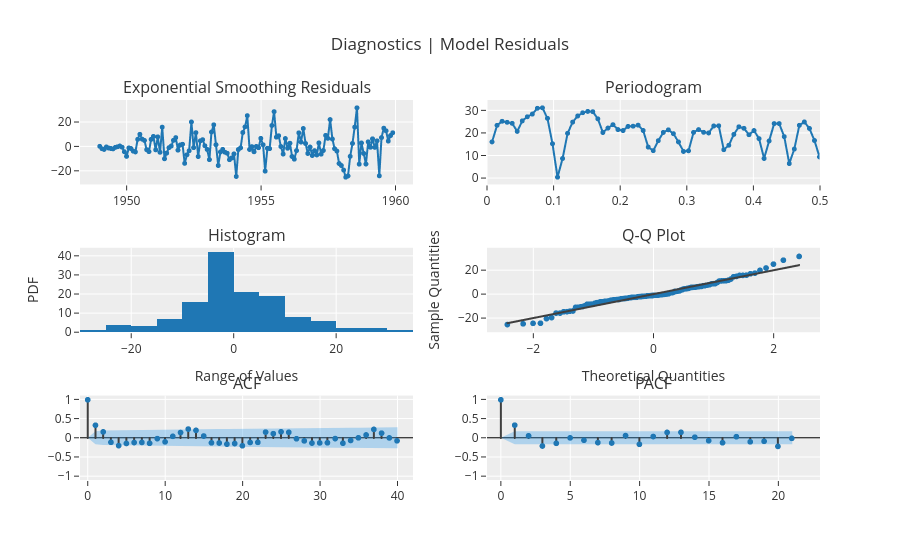

The cell this chart's notebook holds for it:
### Code cell
exp.plot_model(tuned_model, plot='diagnostics')

### Figure 1 — Plotly figure (JSON) as saved in the notebook; plotly's stock layout.template omitted (floating-point values rounded to 4 significant figures; data arrays with more than 128 entries replaced by an {"elided": "..."} marker saying what was removed)
{"data": [{"line": {"color": "rgb(31, 119, 180)", "width": 2}, "marker": {"color": "rgb(31, 119, 180)", "size": 5}, "mode": "lines+markers", "name": "Exponential Smoothing", "showlegend": false, "type": "scattergl", "x": {"elided": "132 str values"}, "xaxis": "x", "y": {"elided": "132 float values"}, "yaxis": "y"}, {"hoverinfo": "text", "hovertext": ["Freq: 0.0076<br>Ampl: 16.1629<br>Time period: 132.0", "Freq: 0.0152<br>Ampl: 23.5219<br>Time period: 66.0", "Freq: 0.0227<br>Ampl: 25.3386<br>Time period: 44.0", "Freq: 0.0303<br>Ampl: 24.8823<br>Time period: 33.0", "Freq: 0.0379<br>Ampl: 24.417<br>Time period: 26.4", "Freq: 0.0455<br>Ampl: 20.8338<br>Time period: 22.0", "Freq: 0.053<br>Ampl: 25.508<br>Time period: 18.8571", "Freq: 0.0606<br>Ampl: 27.3456<br>Time period: 16.5", "Freq: 0.0682<br>Ampl: 28.537<br>Time period: 14.6667", "Freq: 0.0758<br>Ampl: 31.1278<br>Time period: 13.2", "Freq: 0.0833<br>Ampl: 31.3361<br>Time period: 12.0", "Freq: 0.0909<br>Ampl: 26.6391<br>Time period: 11.0", "Freq: 0.0985<br>Ampl: 15.3361<br>Time period: 10.1538", "Freq: 0.1061<br>Ampl: 0.4329<br>Time period: 9.4286", "Freq: 0.1136<br>Ampl: 8.7544<br>Time period: 8.8", "Freq: 0.1212<br>Ampl: 19.9813<br>Time period: 8.25", "Freq: 0.1288<br>Ampl: 24.9719<br>Time period: 7.7647", "Freq: 0.1364<br>Ampl: 27.7015<br>Time period: 7.3333", "Freq: 0.1439<br>Ampl: 29.1432<br>Time period: 6.9474", "Freq: 0.1515<br>Ampl: 29.7425<br>Time period: 6.6", "Freq: 0.1591<br>Ampl: 29.6099<br>Time period: 6.2857", "Freq: 0.1667<br>Ampl: 26.4232<br>Time period: 6.0", "Freq: 0.1742<br>Ampl: 20.3407<br>Time period: 5.7391", "Freq: 0.1818<br>Ampl: 22.3008<br>Time period: 5.5", "Freq: 0.1894<br>Ampl: 23.812<br>Time period: 5.28", "Freq: 0.197<br>Ampl: 21.6398<br>Time period: 5.0769", "Freq: 0.2045<br>Ampl: 21.1995<br>Time period: 4.8889", "Freq: 0.2121<br>Ampl: 23.0459<br>Time period: 4.7143", "Freq: 0.2197<br>Ampl: 23.149<br>Time period: 4.5517", "Freq: 0.2273<br>Ampl: 23.6146<br>Time period: 4.4", "Freq: 0.2348<br>Ampl: 21.2289<br>Time period: 4.2581", "Freq: 0.2424<br>Ampl: 13.8519<br>Time period: 4.125", "Freq: 0.25<br>Ampl: 12.2641<br>Time period: 4.0", "Freq: 0.2576<br>Ampl: 16.6923<br>Time period: 3.8824", "Freq: 0.2652<br>Ampl: 20.3738<br>Time period: 3.7714", "Freq: 0.2727<br>Ampl: 21.5216<br>Time period: 3.6667", "Freq: 0.2803<br>Ampl: 19.8266<br>Time period: 3.5676", "Freq: 0.2879<br>Ampl: 16.1451<br>Time period: 3.4737", "Freq: 0.2955<br>Ampl: 11.8977<br>Time period: 3.3846", "Freq: 0.303<br>Ampl: 12.1836<br>Time period: 3.3", "Freq: 0.3106<br>Ampl: 20.3809<br>Time period: 3.2195", "Freq: 0.3182<br>Ampl: 21.626<br>Time period: 3.1429", "Freq: 0.3258<br>Ampl: 20.4246<br>Time period: 3.0698", "Freq: 0.3333<br>Ampl: 20.1418<br>Time period: 3.0", "Freq: 0.3409<br>Ampl: 23.2517<br>Time period: 2.9333", "Freq: 0.3485<br>Ampl: 23.3257<br>Time period: 2.8696", "Freq: 0.3561<br>Ampl: 12.6646<br>Time period: 2.8085", "Freq: 0.3636<br>Ampl: 14.659<br>Time period: 2.75", "Freq: 0.3712<br>Ampl: 19.5004<br>Time period: 2.6939", "Freq: 0.3788<br>Ampl: 22.8838<br>Time period: 2.64", "Freq: 0.3864<br>Ampl: 22.2041<br>Time period: 2.5882", "Freq: 0.3939<br>Ampl: 19.3471<br>Time period: 2.5385", "Freq: 0.4015<br>Ampl: 21.2048<br>Time period: 2.4906", "Freq: 0.4091<br>Ampl: 17.6162<br>Time period: 2.4444", "Freq: 0.4167<br>Ampl: 8.7702<br>Time period: 2.4", "Freq: 0.4242<br>Ampl: 16.5809<br>Time period: 2.3571", "Freq: 0.4318<br>Ampl: 24.3023<br>Time period: 2.3158", "Freq: 0.4394<br>Ampl: 24.302<br>Time period: 2.2759", "Freq: 0.447<br>Ampl: 18.4965<br>Time period: 2.2373", "Freq: 0.4545<br>Ampl: 6.5035<br>Time period: 2.2", "Freq: 0.4621<br>Ampl: 12.966<br>Time period: 2.1639", "Freq: 0.4697<br>Ampl: 23.5336<br>Time period: 2.129", "Freq: 0.4773<br>Ampl: 25.044<br>Time period: 2.0952", "Freq: 0.4848<br>Ampl: 22.1423<br>Time period: 2.0625", "Freq: 0.4924<br>Ampl: 16.7806<br>Time period: 2.0308", "Freq: 0.5<br>Ampl: 9.4702<br>Time period: 2.0"], "line": {"color": "#1f77b4", "width": 2}, "marker": {"size": 5}, "mode": "lines+markers", "name": "Exponential Smoothing", "showlegend": false, "type": "scattergl", "x": [0.007576, 0.01515, 0.02273, 0.0303, 0.03788, 0.04545, 0.05303, 0.06061, 0.06818, 0.07576, 0.08333, 0.09091, 0.09848, 0.1061, 0.1136, 0.1212, 0.1288, 0.1364, 0.1439, 0.1515, 0.1591, 0.1667, 0.1742, 0.1818, 0.1894, 0.197, 0.2045, 0.2121, 0.2197, 0.2273, 0.2348, 0.2424, 0.25, 0.2576, 0.2652, 0.2727, 0.2803, 0.2879, 0.2955, 0.303, 0.3106, 0.3182, 0.3258, 0.3333, 0.3409, 0.3485, 0.3561, 0.3636, 0.3712, 0.3788, 0.3864, 0.3939, 0.4015, 0.4091, 0.4167, 0.4242, 0.4318, 0.4394, 0.447, 0.4545, 0.4621, 0.4697, 0.4773, 0.4848, 0.4924, 0.5], "xaxis": "x2", "y": [16.16, 23.52, 25.34, 24.88, 24.42, 20.83, 25.51, 27.35, 28.54, 31.13, 31.34, 26.64, 15.34, 0.4329, 8.754, 19.98, 24.97, 27.7, 29.14, 29.74, 29.61, 26.42, 20.34, 22.3, 23.81, 21.64, 21.2, 23.05, 23.15, 23.61, 21.23, 13.85, 12.26, 16.69, 20.37, 21.52, 19.83, 16.15, 11.9, 12.18, 20.38, 21.63, 20.42, 20.14, 23.25, 23.33, 12.66, 14.66, 19.5, 22.88, 22.2, 19.35, 21.2, 17.62, 8.77, 16.58, 24.3, 24.3, 18.5, 6.503, 12.97, 23.53, 25.04, 22.14, 16.78, 9.47], "yaxis": "y2"}, {"alignmentgroup": "True", "bingroup": "x", "hovertemplate": "variable=Exponential Smoothing<br>value=%{x}<br>count=%{y}<extra></extra>", "legendgroup": "Exponential Smoothing", "marker": {"color": "#1f77b4", "pattern": {"shape": ""}}, "name": "Exponential Smoothing", "offsetgroup": "Exponential Smoothing", "orientation": "v", "showlegend": false, "type": "histogram", "x": {"elided": "132 float values"}, "xaxis": "x3", "yaxis": "y3"}, {"marker": {"color": "#1f77b4"}, "mode": "markers", "name": "Exponential Smoothing", "showlegend": false, "type": "scattergl", "x": {"elided": "132 float values"}, "xaxis": "x4", "y": {"elided": "132 float values"}, "yaxis": "y4"}, {"line": {"color": "#3f3f3f"}, "mode": "lines", "name": "Exponential Smoothing", "showlegend": false, "type": "scattergl", "x": {"elided": "132 float values"}, "xaxis": "x4", "y": {"elided": "132 float values"}, "yaxis": "y4"}, {"line": {"color": "#3f3f3f"}, "mode": "lines", "name": "ACF", "showlegend": false, "type": "scattergl", "x": [0, 0], "xaxis": "x5", "y": [0, 1], "yaxis": "y5"}, {"line": {"color": "#3f3f3f"}, "mode": "lines", "name": "ACF", "showlegend": false, "type": "scattergl", "x": [1, 1], "xaxis": "x5", "y": [0, 0.3334], "yaxis": "y5"}, {"line": {"color": "#3f3f3f"}, "mode": "lines", "name": "ACF", "showlegend": false, "type": "scattergl", "x": [2, 2], "xaxis": "x5", "y": [0, 0.1606], "yaxis": "y5"}, {"line": {"color": "#3f3f3f"}, "mode": "lines", "name": "ACF", "showlegend": false, "type": "scattergl", "x": [3, 3], "xaxis": "x5", "y": [0, -0.112], "yaxis": "y5"}, {"line": {"color": "#3f3f3f"}, "mode": "lines", "name": "ACF", "showlegend": false, "type": "scattergl", "x": [4, 4], "xaxis": "x5", "y": [0, -0.1996], "yaxis": "y5"}, {"line": {"color": "#3f3f3f"}, "mode": "lines", "name": "ACF", "showlegend": false, "type": "scattergl", "x": [5, 5], "xaxis": "x5", "y": [0, -0.143], "yaxis": "y5"}, {"line": {"color": "#3f3f3f"}, "mode": "lines", "name": "ACF", "showlegend": false, "type": "scattergl", "x": [6, 6], "xaxis": "x5", "y": [0, -0.1191], "yaxis": "y5"}, {"line": {"color": "#3f3f3f"}, "mode": "lines", "name": "ACF", "showlegend": false, "type": "scattergl", "x": [7, 7], "xaxis": "x5", "y": [0, -0.1161], "yaxis": "y5"}, {"line": {"color": "#3f3f3f"}, "mode": "lines", "name": "ACF", "showlegend": false, "type": "scattergl", "x": [8, 8], "xaxis": "x5", "y": [0, -0.1393], "yaxis": "y5"}, {"line": {"color": "#3f3f3f"}, "mode": "lines", "name": "ACF", "showlegend": false, "type": "scattergl", "x": [9, 9], "xaxis": "x5", "y": [0, -0.01668], "yaxis": "y5"}, {"line": {"color": "#3f3f3f"}, "mode": "lines", "name": "ACF", "showlegend": false, "type": "scattergl", "x": [10, 10], "xaxis": "x5", "y": [0, -0.1019], "yaxis": "y5"}, {"line": {"color": "#3f3f3f"}, "mode": "lines", "name": "ACF", "showlegend": false, "type": "scattergl", "x": [11, 11], "xaxis": "x5", "y": [0, 0.04351], "yaxis": "y5"}, {"line": {"color": "#3f3f3f"}, "mode": "lines", "name": "ACF", "showlegend": false, "type": "scattergl", "x": [12, 12], "xaxis": "x5", "y": [0, 0.143], "yaxis": "y5"}, {"line": {"color": "#3f3f3f"}, "mode": "lines", "name": "ACF", "showlegend": false, "type": "scattergl", "x": [13, 13], "xaxis": "x5", "y": [0, 0.2335], "yaxis": "y5"}, {"line": {"color": "#3f3f3f"}, "mode": "lines", "name": "ACF", "showlegend": false, "type": "scattergl", "x": [14, 14], "xaxis": "x5", "y": [0, 0.1998], "yaxis": "y5"}, {"line": {"color": "#3f3f3f"}, "mode": "lines", "name": "ACF", "showlegend": false, "type": "scattergl", "x": [15, 15], "xaxis": "x5", "y": [0, 0.05122], "yaxis": "y5"}, {"line": {"color": "#3f3f3f"}, "mode": "lines", "name": "ACF", "showlegend": false, "type": "scattergl", "x": [16, 16], "xaxis": "x5", "y": [0, -0.126], "yaxis": "y5"}, {"line": {"color": "#3f3f3f"}, "mode": "lines", "name": "ACF", "showlegend": false, "type": "scattergl", "x": [17, 17], "xaxis": "x5", "y": [0, -0.1309], "yaxis": "y5"}, {"line": {"color": "#3f3f3f"}, "mode": "lines", "name": "ACF", "showlegend": false, "type": "scattergl", "x": [18, 18], "xaxis": "x5", "y": [0, -0.1601], "yaxis": "y5"}, {"line": {"color": "#3f3f3f"}, "mode": "lines", "name": "ACF", "showlegend": false, "type": "scattergl", "x": [19, 19], "xaxis": "x5", "y": [0, -0.1447], "yaxis": "y5"}, {"line": {"color": "#3f3f3f"}, "mode": "lines", "name": "ACF", "showlegend": false, "type": "scattergl", "x": [20, 20], "xaxis": "x5", "y": [0, -0.203], "yaxis": "y5"}, {"line": {"color": "#3f3f3f"}, "mode": "lines", "name": "ACF", "showlegend": false, "type": "scattergl", "x": [21, 21], "xaxis": "x5", "y": [0, -0.117], "yaxis": "y5"}, {"line": {"color": "#3f3f3f"}, "mode": "lines", "name": "ACF", "showlegend": false, "type": "scattergl", "x": [22, 22], "xaxis": "x5", "y": [0, -0.1135], "yaxis": "y5"}, {"line": {"color": "#3f3f3f"}, "mode": "lines", "name": "ACF", "showlegend": false, "type": "scattergl", "x": [23, 23], "xaxis": "x5", "y": [0, 0.1536], "yaxis": "y5"}, {"line": {"color": "#3f3f3f"}, "mode": "lines", "name": "ACF", "showlegend": false, "type": "scattergl", "x": [24, 24], "xaxis": "x5", "y": [0, 0.1133], "yaxis": "y5"}, {"line": {"color": "#3f3f3f"}, "mode": "lines", "name": "ACF", "showlegend": false, "type": "scattergl", "x": [25, 25], "xaxis": "x5", "y": [0, 0.1624], "yaxis": "y5"}, {"line": {"color": "#3f3f3f"}, "mode": "lines", "name": "ACF", "showlegend": false, "type": "scattergl", "x": [26, 26], "xaxis": "x5", "y": [0, 0.1493], "yaxis": "y5"}, {"line": {"color": "#3f3f3f"}, "mode": "lines", "name": "ACF", "showlegend": false, "type": "scattergl", "x": [27, 27], "xaxis": "x5", "y": [0, -0.01998], "yaxis": "y5"}, {"line": {"color": "#3f3f3f"}, "mode": "lines", "name": "ACF", "showlegend": false, "type": "scattergl", "x": [28, 28], "xaxis": "x5", "y": [0, -0.07514], "yaxis": "y5"}, {"line": {"color": "#3f3f3f"}, "mode": "lines", "name": "ACF", "showlegend": false, "type": "scattergl", "x": [29, 29], "xaxis": "x5", "y": [0, -0.1324], "yaxis": "y5"}, {"line": {"color": "#3f3f3f"}, "mode": "lines", "name": "ACF", "showlegend": false, "type": "scattergl", "x": [30, 30], "xaxis": "x5", "y": [0, -0.1287], "yaxis": "y5"}, {"line": {"color": "#3f3f3f"}, "mode": "lines", "name": "ACF", "showlegend": false, "type": "scattergl", "x": [31, 31], "xaxis": "x5", "y": [0, -0.1243], "yaxis": "y5"}, {"line": {"color": "#3f3f3f"}, "mode": "lines", "name": "ACF", "showlegend": false, "type": "scattergl", "x": [32, 32], "xaxis": "x5", "y": [0, -0.01562], "yaxis": "y5"}, {"line": {"color": "#3f3f3f"}, "mode": "lines", "name": "ACF", "showlegend": false, "type": "scattergl", "x": [33, 33], "xaxis": "x5", "y": [0, -0.1369], "yaxis": "y5"}, {"line": {"color": "#3f3f3f"}, "mode": "lines", "name": "ACF", "showlegend": false, "type": "scattergl", "x": [34, 34], "xaxis": "x5", "y": [0, -0.06489], "yaxis": "y5"}, {"line": {"color": "#3f3f3f"}, "mode": "lines", "name": "ACF", "showlegend": false, "type": "scattergl", "x": [35, 35], "xaxis": "x5", "y": [0, 0.004858], "yaxis": "y5"}, {"line": {"color": "#3f3f3f"}, "mode": "lines", "name": "ACF", "showlegend": false, "type": "scattergl", "x": [36, 36], "xaxis": "x5", "y": [0, 0.0794], "yaxis": "y5"}, {"line": {"color": "#3f3f3f"}, "mode": "lines", "name": "ACF", "showlegend": false, "type": "scattergl", "x": [37, 37], "xaxis": "x5", "y": [0, 0.2252], "yaxis": "y5"}, {"line": {"color": "#3f3f3f"}, "mode": "lines", "name": "ACF", "showlegend": false, "type": "scattergl", "x": [38, 38], "xaxis": "x5", "y": [0, 0.1272], "yaxis": "y5"}, {"line": {"color": "#3f3f3f"}, "mode": "lines", "name": "ACF", "showlegend": false, "type": "scattergl", "x": [39, 39], "xaxis": "x5", "y": [0, 0.002083], "yaxis": "y5"}, {"line": {"color": "#3f3f3f"}, "mode": "lines", "name": "ACF", "showlegend": false, "type": "scattergl", "x": [40, 40], "xaxis": "x5", "y": [0, -0.07366], "yaxis": "y5"}, {"marker": {"color": "#1f77b4", "size": 6}, "mode": "markers", "name": "ACF", "showlegend": false, "type": "scattergl", "x": [0, 1, 2, 3, 4, 5, 6, 7, 8, 9, 10, 11, 12, 13, 14, 15, 16, 17, 18, 19, 20, 21, 22, 23, 24, 25, 26, 27, 28, 29, 30, 31, 32, 33, 34, 35, 36, 37, 38, 39, 40], "xaxis": "x5", "y": [1, 0.3334, 0.1606, -0.112, -0.1996, -0.143, -0.1191, -0.1161, -0.1393, -0.01668, -0.1019, 0.04351, 0.143, 0.2335, 0.1998, 0.05122, -0.126, -0.1309, -0.1601, -0.1447, -0.203, -0.117, -0.1135, 0.1536, 0.1133, 0.1624, 0.1493, -0.01998, -0.07514, -0.1324, -0.1287, -0.1243, -0.01562, -0.1369, -0.06489, 0.004858, 0.0794, 0.2252, 0.1272, 0.002083, -0.07366], "yaxis": "y5"}, {"line": {"color": "rgba(255,255,255,0)"}, "mode": "lines", "name": "UC", "showlegend": false, "type": "scatter", "x": [0, 1, 2, 3, 4, 5, 6, 7, 8, 9, 10, 11, 12, 13, 14, 15, 16, 17, 18, 19, 20, 21, 22, 23, 24, 25, 26, 27, 28, 29, 30, 31, 32, 33, 34, 35, 36, 37, 38, 39, 40], "xaxis": "x5", "y": [0, 0.1706, 0.1886, 0.1925, 0.1944, 0.2003, 0.2033, 0.2053, 0.2072, 0.2099, 0.2099, 0.2114, 0.2116, 0.2144, 0.2217, 0.2269, 0.2272, 0.2292, 0.2314, 0.2346, 0.2372, 0.2422, 0.2438, 0.2454, 0.2481, 0.2496, 0.2527, 0.2553, 0.2553, 0.2559, 0.2579, 0.2598, 0.2615, 0.2615, 0.2636, 0.2641, 0.2641, 0.2648, 0.2703, 0.272, 0.272], "yaxis": "y5"}, {"fill": "tonexty", "fillcolor": "rgba(32, 146, 230,0.3)", "line": {"color": "rgba(255,255,255,0)"}, "mode": "lines", "name": "LC", "showlegend": false, "type": "scatter", "x": [0, 1, 2, 3, 4, 5, 6, 7, 8, 9, 10, 11, 12, 13, 14, 15, 16, 17, 18, 19, 20, 21, 22, 23, 24, 25, 26, 27, 28, 29, 30, 31, 32, 33, 34, 35, 36, 37, 38, 39, 40], "xaxis": "x5", "y": [0, -0.1706, -0.1886, -0.1925, -0.1944, -0.2003, -0.2033, -0.2053, -0.2072, -0.2099, -0.2099, -0.2114, -0.2116, -0.2144, -0.2217, -0.2269, -0.2272, -0.2292, -0.2314, -0.2346, -0.2372, -0.2422, -0.2438, -0.2454, -0.2481, -0.2496, -0.2527, -0.2553, -0.2553, -0.2559, -0.2579, -0.2598, -0.2615, -0.2615, -0.2636, -0.2641, -0.2641, -0.2648, -0.2703, -0.272, -0.272], "yaxis": "y5"}, {"line": {"color": "#3f3f3f"}, "mode": "lines", "name": "PACF", "showlegend": false, "type": "scattergl", "x": [0, 0], "xaxis": "x6", "y": [0, 1], "yaxis": "y6"}, {"line": {"color": "#3f3f3f"}, "mode": "lines", "name": "PACF", "showlegend": false, "type": "scattergl", "x": [1, 1], "xaxis": "x6", "y": [0, 0.3359], "yaxis": "y6"}, {"line": {"color": "#3f3f3f"}, "mode": "lines", "name": "PACF", "showlegend": false, "type": "scattergl", "x": [2, 2], "xaxis": "x6", "y": [0, 0.05662], "yaxis": "y6"}, {"line": {"color": "#3f3f3f"}, "mode": "lines", "name": "PACF", "showlegend": false, "type": "scattergl", "x": [3, 3], "xaxis": "x6", "y": [0, -0.2096], "yaxis": "y6"}, {"line": {"color": "#3f3f3f"}, "mode": "lines", "name": "PACF", "showlegend": false, "type": "scattergl", "x": [4, 4], "xaxis": "x6", "y": [0, -0.1394], "yaxis": "y6"}, {"line": {"color": "#3f3f3f"}, "mode": "lines", "name": "PACF", "showlegend": false, "type": "scattergl", "x": [5, 5], "xaxis": "x6", "y": [0, 0.003165], "yaxis": "y6"}, {"line": {"color": "#3f3f3f"}, "mode": "lines", "name": "PACF", "showlegend": false, "type": "scattergl", "x": [6, 6], "xaxis": "x6", "y": [0, -0.05813], "yaxis": "y6"}, {"line": {"color": "#3f3f3f"}, "mode": "lines", "name": "PACF", "showlegend": false, "type": "scattergl", "x": [7, 7], "xaxis": "x6", "y": [0, -0.1212], "yaxis": "y6"}, {"line": {"color": "#3f3f3f"}, "mode": "lines", "name": "PACF", "showlegend": false, "type": "scattergl", "x": [8, 8], "xaxis": "x6", "y": [0, -0.1312], "yaxis": "y6"}, {"line": {"color": "#3f3f3f"}, "mode": "lines", "name": "PACF", "showlegend": false, "type": "scattergl", "x": [9, 9], "xaxis": "x6", "y": [0, 0.06264], "yaxis": "y6"}, {"line": {"color": "#3f3f3f"}, "mode": "lines", "name": "PACF", "showlegend": false, "type": "scattergl", "x": [10, 10], "xaxis": "x6", "y": [0, -0.1649], "yaxis": "y6"}, {"line": {"color": "#3f3f3f"}, "mode": "lines", "name": "PACF", "showlegend": false, "type": "scattergl", "x": [11, 11], "xaxis": "x6", "y": [0, 0.03808], "yaxis": "y6"}, {"line": {"color": "#3f3f3f"}, "mode": "lines", "name": "PACF", "showlegend": false, "type": "scattergl", "x": [12, 12], "xaxis": "x6", "y": [0, 0.1468], "yaxis": "y6"}, {"line": {"color": "#3f3f3f"}, "mode": "lines", "name": "PACF", "showlegend": false, "type": "scattergl", "x": [13, 13], "xaxis": "x6", "y": [0, 0.1489], "yaxis": "y6"}, {"line": {"color": "#3f3f3f"}, "mode": "lines", "name": "PACF", "showlegend": false, "type": "scattergl", "x": [14, 14], "xaxis": "x6", "y": [0, 0.02078], "yaxis": "y6"}, {"line": {"color": "#3f3f3f"}, "mode": "lines", "name": "PACF", "showlegend": false, "type": "scattergl", "x": [15, 15], "xaxis": "x6", "y": [0, -0.06971], "yaxis": "y6"}, {"line": {"color": "#3f3f3f"}, "mode": "lines", "name": "PACF", "showlegend": false, "type": "scattergl", "x": [16, 16], "xaxis": "x6", "y": [0, -0.1239], "yaxis": "y6"}, {"line": {"color": "#3f3f3f"}, "mode": "lines", "name": "PACF", "showlegend": false, "type": "scattergl", "x": [17, 17], "xaxis": "x6", "y": [0, 0.03449], "yaxis": "y6"}, {"line": {"color": "#3f3f3f"}, "mode": "lines", "name": "PACF", "showlegend": false, "type": "scattergl", "x": [18, 18], "xaxis": "x6", "y": [0, -0.09982], "yaxis": "y6"}, {"line": {"color": "#3f3f3f"}, "mode": "lines", "name": "PACF", "showlegend": false, "type": "scattergl", "x": [19, 19], "xaxis": "x6", "y": [0, -0.08617], "yaxis": "y6"}, {"line": {"color": "#3f3f3f"}, "mode": "lines", "name": "PACF", "showlegend": false, "type": "scattergl", "x": [20, 20], "xaxis": "x6", "y": [0, -0.2198], "yaxis": "y6"}, {"line": {"color": "#3f3f3f"}, "mode": "lines", "name": "PACF", "showlegend": false, "type": "scattergl", "x": [21, 21], "xaxis": "x6", "y": [0, -0.008741], "yaxis": "y6"}, {"marker": {"color": "#1f77b4", "size": 6}, "mode": "markers", "name": "PACF", "showlegend": false, "type": "scattergl", "x": [0, 1, 2, 3, 4, 5, 6, 7, 8, 9, 10, 11, 12, 13, 14, 15, 16, 17, 18, 19, 20, 21], "xaxis": "x6", "y": [1, 0.3359, 0.05662, -0.2096, -0.1394, 0.003165, -0.05813, -0.1212, -0.1312, 0.06264, -0.1649, 0.03808, 0.1468, 0.1489, 0.02078, -0.06971, -0.1239, 0.03449, -0.09982, -0.08617, -0.2198, -0.008741], "yaxis": "y6"}, {"line": {"color": "rgba(255,255,255,0)"}, "mode": "lines", "name": "UC", "showlegend": false, "type": "scatter", "x": [0, 1, 2, 3, 4, 5, 6, 7, 8, 9, 10, 11, 12, 13, 14, 15, 16, 17, 18, 19, 20, 21], "xaxis": "x6", "y": [0, 0.1706, 0.1706, 0.1706, 0.1706, 0.1706, 0.1706, 0.1706, 0.1706, 0.1706, 0.1706, 0.1706, 0.1706, 0.1706, 0.1706, 0.1706, 0.1706, 0.1706, 0.1706, 0.1706, 0.1706, 0.1706], "yaxis": "y6"}, {"fill": "tonexty", "fillcolor": "rgba(32, 146, 230,0.3)", "line": {"color": "rgba(255,255,255,0)"}, "mode": "lines", "name": "LC", "showlegend": false, "type": "scatter", "x": [0, 1, 2, 3, 4, 5, 6, 7, 8, 9, 10, 11, 12, 13, 14, 15, 16, 17, 18, 19, 20, 21], "xaxis": "x6", "y": [0, -0.1706, -0.1706, -0.1706, -0.1706, -0.1706, -0.1706, -0.1706, -0.1706, -0.1706, -0.1706, -0.1706, -0.1706, -0.1706, -0.1706, -0.1706, -0.1706, -0.1706, -0.1706, -0.1706, -0.1706, -0.1706], "yaxis": "y6"}], "layout": {"annotations": [{"font": {"size": 16}, "showarrow": false, "text": "Exponential Smoothing Residuals", "x": 0.225, "xanchor": "center", "xref": "paper", "y": 1, "yanchor": "bottom", "yref": "paper"}, {"font": {"size": 16}, "showarrow": false, "text": "Periodogram", "x": 0.775, "xanchor": "center", "xref": "paper", "y": 1, "yanchor": "bottom", "yref": "paper"}, {"font": {"size": 16}, "showarrow": false, "text": "Histogram", "x": 0.225, "xanchor": "center", "xref": "paper", "y": 0.6111, "yanchor": "bottom", "yref": "paper"}, {"font": {"size": 16}, "showarrow": false, "text": "Q-Q Plot", "x": 0.775, "xanchor": "center", "xref": "paper", "y": 0.6111, "yanchor": "bottom", "yref": "paper"}, {"font": {"size": 16}, "showarrow": false, "text": "ACF", "x": 0.225, "xanchor": "center", "xref": "paper", "y": 0.2222, "yanchor": "bottom", "yref": "paper"}, {"font": {"size": 16}, "showarrow": false, "text": "PACF", "x": 0.775, "xanchor": "center", "xref": "paper", "y": 0.2222, "yanchor": "bottom", "yref": "paper"}], "showlegend": false, "title": {"text": "Diagnostics | Model Residuals"}, "xaxis": {"anchor": "y", "domain": [0, 0.45]}, "xaxis2": {"anchor": "y2", "domain": [0.55, 1], "range": [0, 0.5]}, "xaxis3": {"anchor": "y3", "domain": [0, 0.45], "title": {"text": "Range of Values"}}, "xaxis4": {"anchor": "y4", "domain": [0.55, 1], "title": {"text": "Theoretical Quantities"}}, "xaxis5": {"anchor": "y5", "domain": [0, 0.45], "range": [-1, 42]}, "xaxis6": {"anchor": "y6", "domain": [0.55, 1], "range": [-1, 23]}, "yaxis": {"anchor": "x", "domain": [0.7778, 1]}, "yaxis2": {"anchor": "x2", "domain": [0.7778, 1]}, "yaxis3": {"anchor": "x3", "domain": [0.3889, 0.6111], "title": {"text": "PDF"}}, "yaxis4": {"anchor": "x4", "domain": [0.3889, 0.6111], "title": {"text": "Sample Quantities"}}, "yaxis5": {"anchor": "x5", "domain": [0, 0.2222], "range": [-1.1, 1.1], "zerolinecolor": "#000000"}, "yaxis6": {"anchor": "x6", "domain": [0, 0.2222], "range": [-1.1, 1.1], "zerolinecolor": "#000000"}}}
